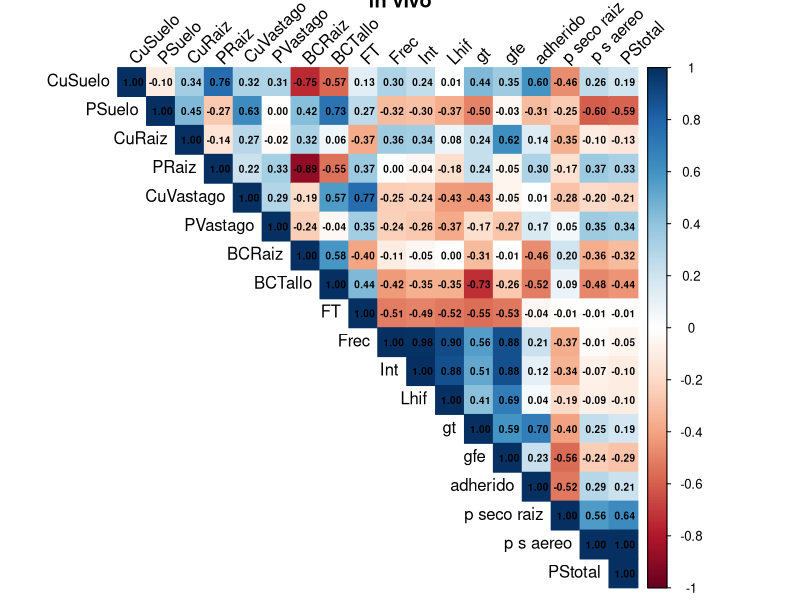
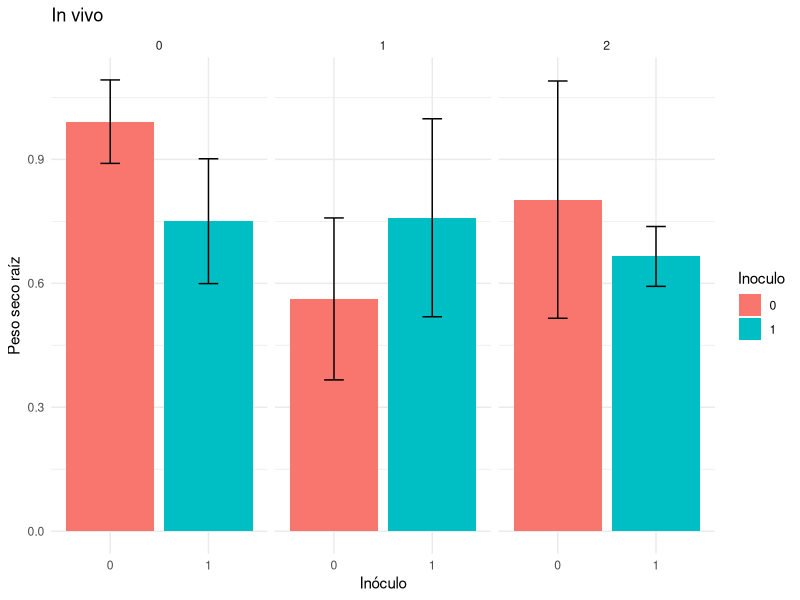
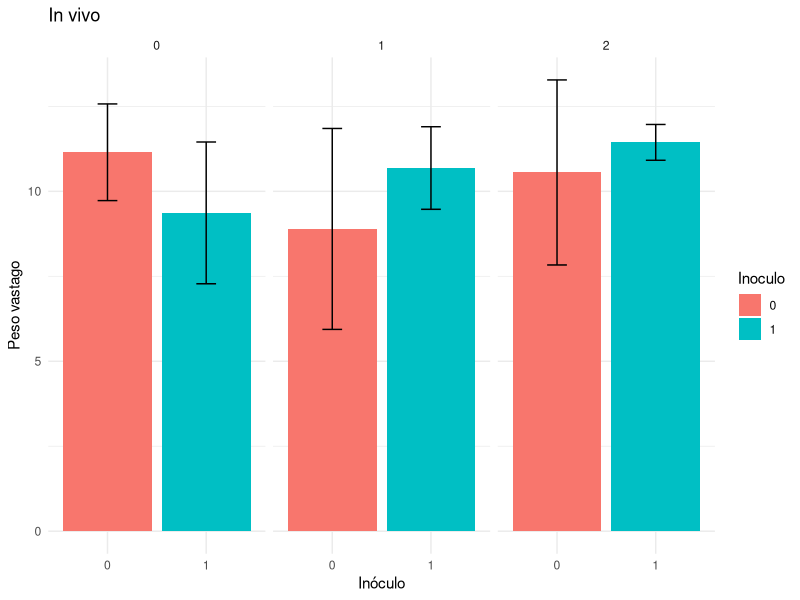
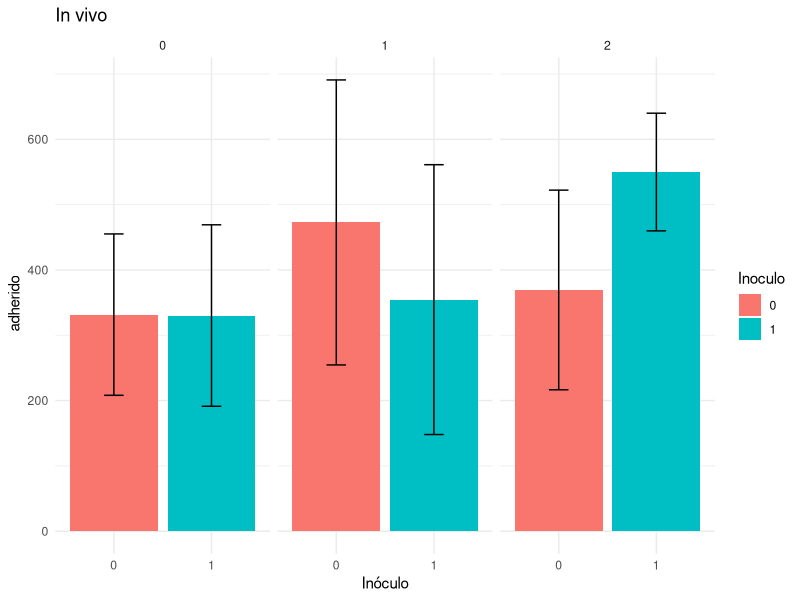
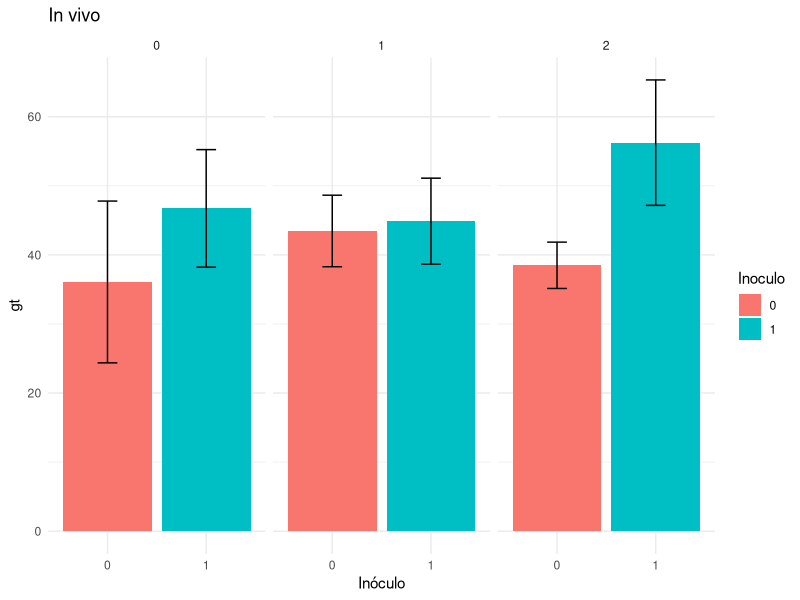
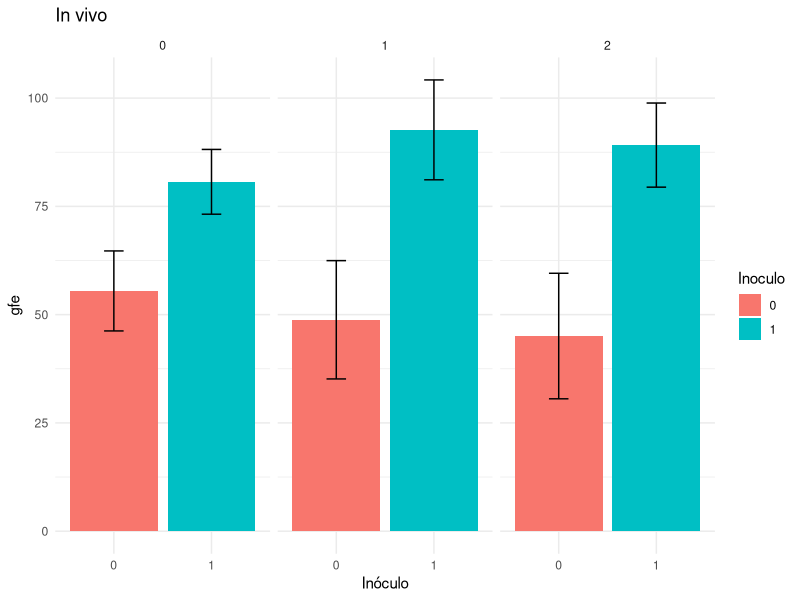
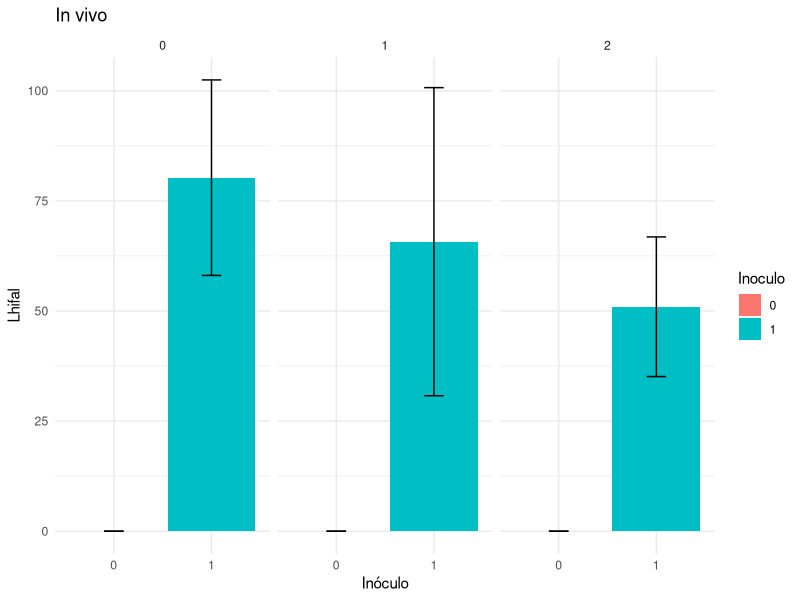
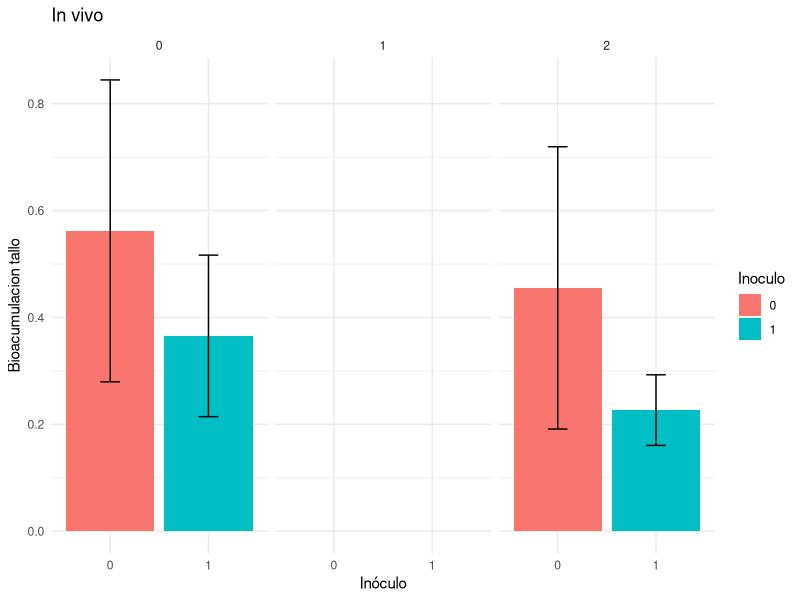

The R script that drew these images, in order: (Note: this script raises an error after producing the figures.)
library(readxl)
library(dplyr)
library(corrplot)
library(ggplot2)

setwd("~/cobre/Cobre")
Datos <- read_excel("BD Cobre.xlsx",col_names = TRUE)
summary (Datos)

#Paso variables a numeric
Datos <- Datos %>%
  mutate(across(-c(id, Medio, Inoculo), as.numeric))

Dvivo <- Datos%>% filter(Medio == "in vivo")
VRVivo <- Dvivo[, c("CuSuelo","PSuelo", "CuRaiz", "PRaiz", "CuVastago", "PVastago", "BCRaiz" , "BCTallo", "FT",  
                    "Frec", "Int", "Lhif", "gt", "gfe","adherido", "p seco raiz", "p s aereo" , "PStotal")]
summary(Dvivo)

#matriz de correlacion
cor_VRVivo <- cor(VRVivo, use = "complete.obs", method = "pearson")

corrplot(cor_VRVivo, 
         method = "color", 
         type = "upper",
         addCoef.col = "black",  # muestra valores
         number.cex = 0.6,
         tl.col = "black", 
         tl.srt = 45,
         title= "In vivo")

#### un grafico para cada nivel de cobre vs con y sin inoculo ps aereo y ps raiz###
##### IN VIVO  ######
Dvivo$Inoculo <- as.factor(Dvivo$Inoculo)
Dvivo$Cu <- as.factor(Dvivo$Cu)
library(ggplot2)

ggplot(Dvivo, aes(x = Inoculo, y = `p seco raiz`, fill = Inoculo)) +
  stat_summary(fun = mean, geom = "bar", position = "dodge") +
  stat_summary(fun.data = mean_sdl, fun.args = list(mult = 1),
               geom = "errorbar", width = 0.2) +
  facet_wrap(~ Cu) +
  labs(x = "Inóculo", y = "Peso seco raíz", title= "In vivo") +
  theme_minimal()

ggplot(Dvivo, aes(x = Inoculo, y = `p s aereo`, fill = Inoculo)) +
  stat_summary(fun = mean, geom = "bar", position = "dodge") +
  stat_summary(fun.data = mean_sdl, fun.args = list(mult = 1),
               geom = "errorbar", width = 0.2) +
  facet_wrap(~ Cu) +
  labs(x = "Inóculo", y = "Peso vastago", title= "In vivo") +
  theme_minimal()

ggplot(Dvivo, aes(x = Inoculo, y = `adherido`, fill = Inoculo)) +
  stat_summary(fun = mean, geom = "bar", position = "dodge") +
  stat_summary(fun.data = mean_sdl, fun.args = list(mult = 1),
               geom = "errorbar", width = 0.2) +
  facet_wrap(~ Cu) +
  labs(x = "Inóculo", y = " adherido", title= "In vivo") +
  theme_minimal()


ggplot(Dvivo, aes(x = Inoculo, y = `gt`, fill = Inoculo)) +
  stat_summary(fun = mean, geom = "bar", position = "dodge") +
  stat_summary(fun.data = mean_sdl, fun.args = list(mult = 1),
               geom = "errorbar", width = 0.2) +
  facet_wrap(~ Cu) +
  labs(x = "Inóculo", y = "gt", title= "In vivo") +
  theme_minimal()

# de cobre 1 a cobre 2 hay un salto pasa de ser fertilizante a ser contaminante buscar bibliografia

ggplot(Dvivo, aes(x = Inoculo, y = `gfe`, fill = Inoculo)) +
  stat_summary(fun = mean, geom = "bar", position = "dodge") +
  stat_summary(fun.data = mean_sdl, fun.args = list(mult = 1),
               geom = "errorbar", width = 0.2) +
  facet_wrap(~ Cu) +
  labs(x = "Inóculo", y = "gfe", title= "In vivo") +
  theme_minimal()
#GFE me da mas alto que GT chequear metodo de extraccion
# la dif en gt y gfe es indicio que el suelo con 2 Cu es acumulacion de glomalina historica porque tiene caracteres contaminantes. La formacion de glomalina en el ensayo es igual en 1Cu y 2Cu?? AyV no estan tan seguras jaja

ggplot(Dvivo, aes(x = Inoculo, y = `Lhif`, fill = Inoculo)) +
  stat_summary(fun = mean, geom = "bar", position = "dodge") +
  stat_summary(fun.data = mean_sdl, fun.args = list(mult = 1),
               geom = "errorbar", width = 0.2) +
  facet_wrap(~ Cu) +
  labs(x = "Inóculo", y = "Lhifal", title= "In vivo") +
  theme_minimal()
#Aumenta la glomalina y baja el largo hifal a meida que aumenta el cu

ggplot(Dvivo, aes(x = Inoculo, y = `BCTallo`, fill = Inoculo)) +
  stat_summary(fun = mean, geom = "bar", position = "dodge") +
  stat_summary(fun.data = mean_sdl, fun.args = list(mult = 1),
               geom = "errorbar", width = 0.2) +
  facet_wrap(~ Cu) +
  labs(x = "Inóculo", y = "Bioacumulacion tallo", title= "In vivo") +
  theme_minimal()

ggplot(Dvivo, aes(x = Inoculo, y = `BCRaiz`, fill = Inoculo)) +
  stat_summary(fun = mean, geom = "bar", position = "dodge") +
  stat_summary(fun.data = mean_sdl, fun.args = list(mult = 1),
               geom = "errorbar", width = 0.2) +
  facet_wrap(~ Cu) +
  labs(x = "Inóculo", y = "Bioacumulacion raiz", title= "In vivo") +
  theme_minimal()
#inmoviliza no bioacumula

ggplot(Dvivo, aes(x = Inoculo, y = `FT`, fill = Inoculo)) +
  stat_summary(fun = mean, geom = "bar", position = "dodge") +
  stat_summary(fun.data = mean_sdl, fun.args = list(mult = 1),
               geom = "errorbar", width = 0.2) +
  facet_wrap(~ Cu) +
  labs(x = "Inóculo", y = "Ft", title= "In vivo") +
  theme_minimal()
# fija en suelo Trasloca menos porque con el inoculo no capta. la glomalina fija

ggplot(Dvivo, aes(x = Inoculo, y = `Frec`, fill = Inoculo)) +
  stat_summary(fun = mean, geom = "bar", position = "dodge") +
  stat_summary(fun.data = mean_sdl, fun.args = list(mult = 1),
               geom = "errorbar", width = 0.2) +
  facet_wrap(~ Cu) +
  labs(x = "Inóculo", y = "Frecuencia", title= "In vivo") +
  theme_minimal()

ggplot(Dvivo, aes(x = Inoculo, y = `Int`, fill = Inoculo)) +
  stat_summary(fun = mean, geom = "bar", position = "dodge") +
  stat_summary(fun.data = mean_sdl, fun.args = list(mult = 1),
               geom = "errorbar", width = 0.2) +
  facet_wrap(~ Cu) +
  labs(x = "Inóculo", y = "intensidad", title= "In vivo") +
  theme_minimal()

ggplot(Dvivo, aes(x = Inoculo, y = `EE`, fill = Inoculo)) +
  stat_summary(fun = mean, geom = "bar", position = "dodge") +
  stat_summary(fun.data = mean_sdl, fun.args = list(mult = 1),
               geom = "errorbar", width = 0.2) +
  facet_wrap(~ Cu) +
  labs(x = "Inóculo", y = "indice de eficiencia de Extraccion", title= "In vivo") +
  theme_minimal()

ggplot(Dvivo, aes(x = Inoculo, y = `PStotal`, fill = Inoculo)) +
  stat_summary(fun = mean, geom = "bar", position = "dodge") +
  stat_summary(fun.data = mean_sdl, fun.args = list(mult = 1),
               geom = "errorbar", width = 0.2) +
  facet_wrap(~ Cu) +
  labs(x = "Inóculo", y = "peso seco total", title= "In vivo") +
  theme_minimal()


##### IN VITRO  ######
#coorplot in vitro
DVitro <- Datos%>% filter(Medio == "in vitro")
VRVitro <- DVitro[, c( "Frec", "Int", "Arb","Vesic" ,"EsporasS", "EsporasMM", "EsporasIntraRad", "MicelioMM", "MicelioS",
                       "PSuelo", "CuSuelo", "Fe","gt", "gfe")]
summary(DVitro)
summary(VRVitro)
#matriz de correlacion
cor_VRVitro <- cor(VRVitro, use = "complete.obs", method = "pearson")

corrplot(cor_VRVitro, 
         method = "color", 
         type = "upper",
         addCoef.col = "black",  # muestra valores
         number.cex = 0.6,
         tl.col = "black", 
         tl.srt = 45,
         title= "In vitro")

#Graficos de barras
DVitro%>%
  mutate (Inoculo = as.character(Inoculo))

ggplot(DVitro, aes(x = Inoculo, y = `Frec`, fill = Inoculo)) +
  stat_summary(fun = mean, geom = "bar", position = "dodge") +
  stat_summary(fun.data = mean_sdl, fun.args = list(mult = 1),
               geom = "errorbar", width = 0.2) +
  facet_wrap(~ Cu) +
  labs(x = "Inóculo", y = "frecuencia", title= "In Vitro") +
  theme_minimal()

ggplot(DVitro, aes(x = Inoculo, y = `Int`, fill = Inoculo)) +
  stat_summary(fun = mean, geom = "bar", position = "dodge") +
  stat_summary(fun.data = mean_sdl, fun.args = list(mult = 1),
               geom = "errorbar", width = 0.2) +
  facet_wrap(~ Cu) +
  labs(x = "Inóculo", y = "intensidad", title= "In Vitro") +
  theme_minimal()

ggplot(DVitro, aes(x = Inoculo, y = `Esporas`, fill = Inoculo)) +
  stat_summary(fun = mean, geom = "bar", position = "dodge") +
  stat_summary(fun.data = mean_sdl, fun.args = list(mult = 1),
               geom = "errorbar", width = 0.2) +
  facet_wrap(~ Cu) +
  labs(x = "Inóculo", y = "Esporas", title= "In Vitro") +
  theme_minimal()

ggplot(DVitro, aes(x = Inoculo, y = `gt`, fill = Inoculo)) +
  stat_summary(fun = mean, geom = "bar", position = "dodge") +
  stat_summary(fun.data = mean_sdl, fun.args = list(mult = 1),
               geom = "errorbar", width = 0.2) +
  facet_wrap(~ Cu) +
  labs(x = "Inóculo", y = "glomalina total", title= "In Vitro") +
  theme_minimal()

ggplot(DVitro, aes(x = Inoculo, y = `gfe`, fill = Inoculo)) +
  stat_summary(fun = mean, geom = "bar", position = "dodge") +
  stat_summary(fun.data = mean_sdl, fun.args = list(mult = 1),
               geom = "errorbar", width = 0.2) +
  facet_wrap(~ Cu) +
  labs(x = "Inóculo", y = "glomalina facil extraccion", title= "In Vitro") +
  theme_minimal()

ggplot(DVitro, aes(x = Inoculo, y = `PSuelo`, fill = Inoculo)) +
  stat_summary(fun = mean, geom = "bar", position = "dodge") +
  stat_summary(fun.data = mean_sdl, fun.args = list(mult = 1),
               geom = "errorbar", width = 0.2) +
  facet_wrap(~ Cu) +
  labs(x = "Inóculo", y = "PSuelo", title= "In Vitro") +
  theme_minimal()
